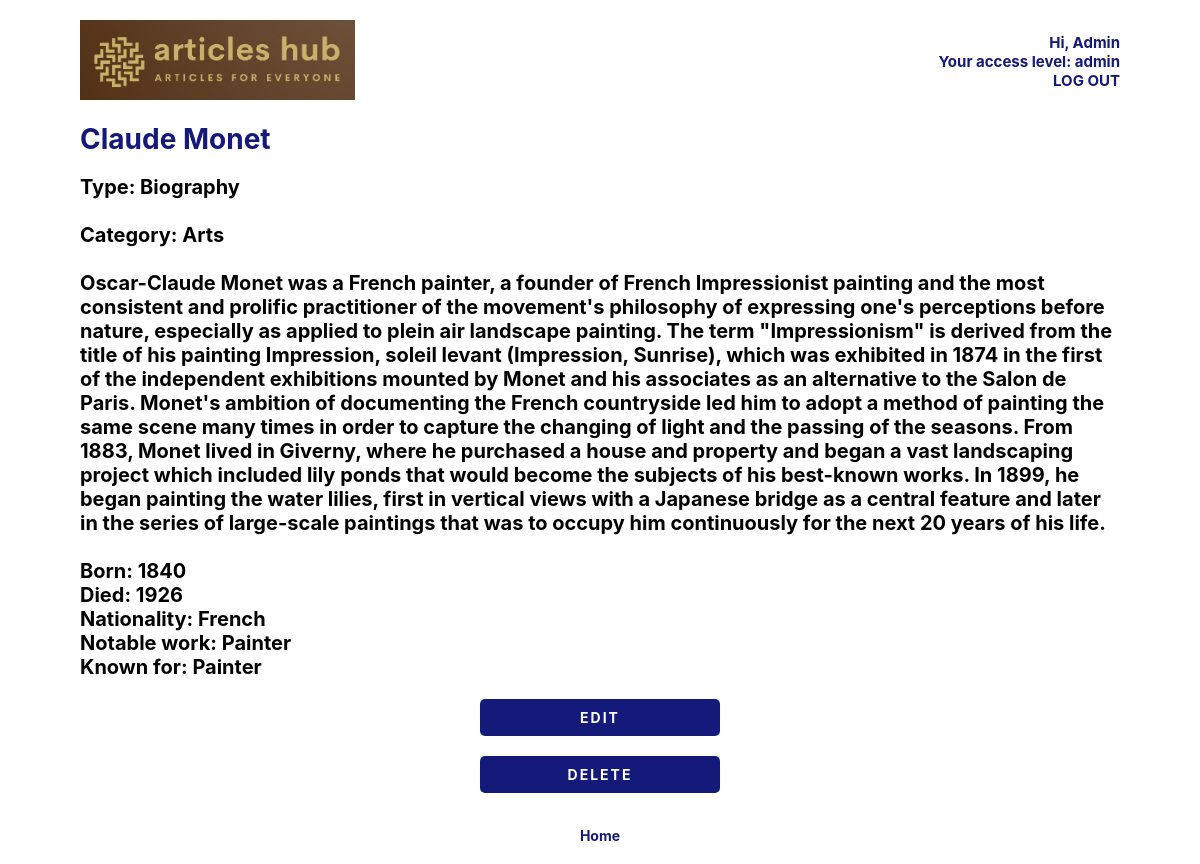
The app's page /articleshub/article/13/ (signed in) with its own data.
### ARTICLES_HUB/models.py (models this page shows, shortened)
class Article (models.Model):
    article_id = models.IntegerField
    type_id = models.ForeignKey (ArticleType, on_delete=models.SET_NULL, null=True)
    category_id = models.ForeignKey (ArticleCategory, on_delete=models.SET_NULL, null=True)
    article_name = models.TextField(max_length=255)
    year_of_born = models.TextField(max_length=50, blank=True)
    year_of_died = models.TextField(max_length=50, blank=True)
    nationality = models.TextField(max_length=50, blank=True)
    notable_work = models.TextField(max_length=255, blank=True)
    article_about = models.TextField(max_length=8000, blank=True)
    known_for = models.TextField(max_length=255, blank=True)
    article_year = models.TextField(max_length=50, blank=True)
    medium = models.TextField(max_length=255, blank=True)
    dimensions = models.TextField(max_length=255, blank=True)
    location = models.TextField(max_length=255, blank=True)
    designed = models.TextField(max_length=255, blank=True)
    developer = models.TextField(max_length=255, blank=True)

class ArticleType(models.Model):
    type_id = models.IntegerField
    type_name = models.TextField(max_length=255)
    def __str__(self):
        return self.type_name

class ArticleCategory(models.Model):
    category_id = models.IntegerField
    category_name = models.TextField(max_length=255)
    def __str__(self):
        return self.category_name

### ARTICLES_HUB/views.py (the view)
# urls.py: path("article/<int:pk>/", ArticleDetailsView.as_view(), name = "article_detail"),
class ArticleDetailsView(DetailView):
    model = Article
    template_name = "article_detail.html"

### ARTICLES_HUB/templates/article_detail.html (shortened to what this page needs)
{% extends "base.html" %}
{% load static %}
{% load crispy_forms_tags %}
{% block content %}
{% if user.is_authenticated %}
  <div class="tour-entry">
    <h1>{{ article.article_name }} </h1>
    <h4>Type: {{article.type_id }}
      <br><br>
       Category: {{ article.category_id }}
       <br><br>
       {{article.article_about}}
       <br> <br>
       {% if article.year_of_born != null %}
       Born: {{article.year_of_born}}
       <br>
       {% endif %}
       {% if article.year_of_died != null %}
       Died: {{article.year_of_died}}
       <br>
       {% endif %}
       {% if article.nationality != null %}
       Nationality: {{article.nationality}}
       <br>
       {% endif %}
       {% if article.notable_work != null %}
       Notable work: {{article.notable_work}}
       <br>
       {% endif %}
       {% if article.known_for != null %}
       Known for: {{article.known_for}}
       <br>
       {% endif %}
  </div>
  <center>
    {% if 'contenttypes.change_contenttype' in perms %}
    <a href="{% url 'article_edit' article.pk %}" class="button-dark">EDIT</a>
    {% endif %}
    {% if 'contenttypes.delete_contenttype' in perms %}
    <a href="{% url 'article_delete' article.pk %}" class="button-dark">DELETE</a><br><br>
    {% endif %}
    <a href="{% url 'home' %}">Home</a>
  </center>
{% endif %}
{% endblock content %}

### ARTICLES_HUB/templates/base.html (shortened to what this page needs)
{% load static %}
<!DOCTYPE html>
<html lang="en">
<head>
    <link rel="stylesheet" href="{% static 'css/base.css' %}">
</head>
<body>
    {% if user.is_authenticated %}
    <div class="base-container">
        <div class="base-logo">
          <a href="{% url 'home' %}"><img src="{% static 'images/articles_hub_logo2.jpg' %}" height="80px"></a>
        </div>
        <div class="base-text">
            <h5>
                Hi, {{user.first_name}} <br>
                 Your access level: {{user.groups.first.name}} <br>
                 <a href="{% url 'logout' %}">LOG OUT</a>
            </h5>
        </div>
      </div>
    {% endif %}
{% block content %} {% endblock content %}
</body>
</html>

### ARTICLES_HUB/static/css/base.css (style rules this page uses)
body { font-family: 'Inter', sans-serif; font-size: 14px; text-decoration: none; margin: 20px 80px 20px 80px; }
.button-dark { background-color: #151979; color: white !important; padding: 10px 20px; margin-top: 20px; display: block; font-weight: bold; text-align: center; border-radius: 5px; border: none !important; letter-spacing: 2px; }
a { color: #151979; font-weight: bold; text-decoration: none; margin-left: 0px; margin-top: 0px; width: 200px; }
h5 { text-align: right; text-decoration: none; color: #151979; font-size: 15px; font-weight: bold; margin: 0px; }
h4 { font-size: 20px; text-decoration: #333636; margin-bottom: 7px; margin-top: 7px; }
h1 { font-weight: bold; color: #151979; }
.base-container { display: flex; justify-content: space-between; align-items: center; }
.base-logo { flex-basis: 50%; }
.base-text { text-align: left; margin-left: auto; flex-basis: 50%; }

### records on screen
Article: article_name "Claude Monet", type_id "Biography", category_id "Arts", article_about "Oscar-Claude Monet was a French painter, a founder of French Impressionist painting and the most consistent and prolific practitioner of the movement's philosophy of expressing one's perceptions before nature, especially as applied to plein air landscape painting. The term \"Impressionism\" is derived from the title of his painting Impression, soleil levant (Impression, Sunrise), which was exhibited in 1874 in the first of the independent exhibitions mounted by Monet and his associates as an alternative to the Salon de Paris. Monet's ambition of documenting the French countryside led him to adopt a method of painting the same scene many times in order to capture the changing of light and the…", year_of_born "1840", year_of_died "1926", nationality "French", notable_work "Painter", known_for "Painter"

### other values on screen
{{ user.first_name }} "Admin"
{{ user.groups.first.name }} "admin"
